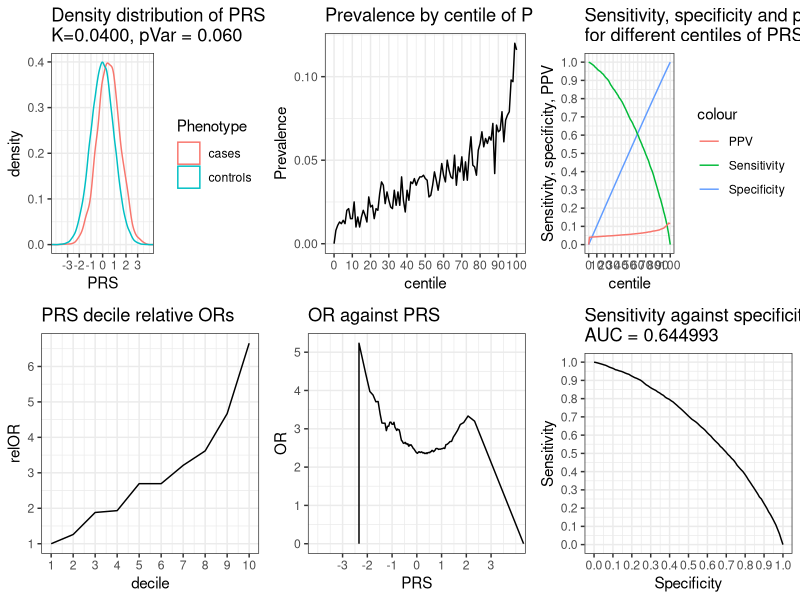
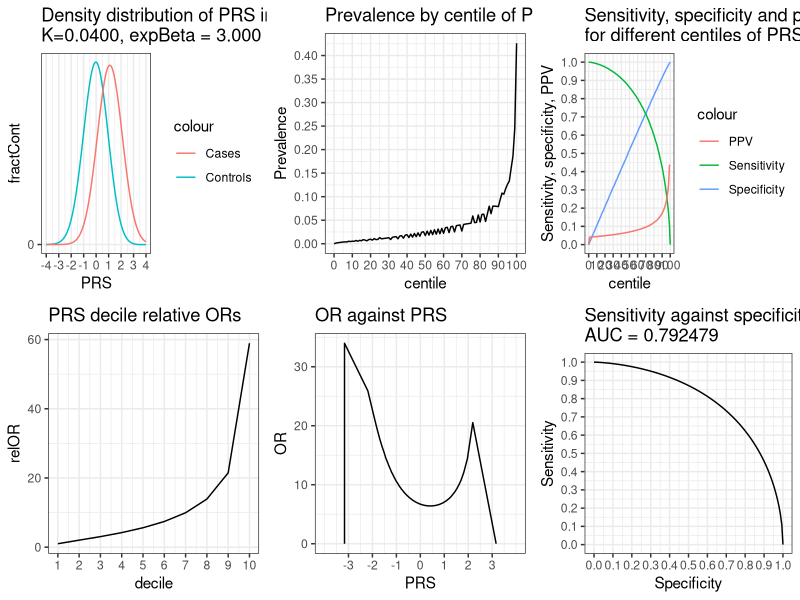

Reproduce these figures in R, in order.
# Model PRS etc contributing to variance in liability threshold model or using relative risk
# Copyright 2019 David Curtis

# Update from code used in this paper:
# https://www.preprints.org/manuscript/201810.0171/v1

# This version models the PRS in two different ways

# The first is for a liability threshold model, as described in the paper
# For this, set nSub sample size, pVar proportion of variance captured by PRS and K, proportion of cases in population

# The second way assumes that the PRS has a linear effect on log of relative risk, close to logistic regression model
# For this, set expBeta which is the increase in relative risk associated with 1 unit increase in PRS
# Throughout, I have pretended that the odds ratio is the same as the risk ratio and refer to OR rather than RR
# I reckon this is good enough for a relatively rare trait and much easier to work with

library(ggplot2)

# Set these variables to the values you want

nSub=100000 # number of subjects to simulate
pVar=0.06 # proportion of variance explained
K=0.04 # prevalence
expBeta=3 # relative risk increase associated with 1 SD increase in PRS

# multiplot from Cookbook for R - http://www.cookbook-r.com/Graphs/Multiple_graphs_on_one_page_(ggplot2)/
multiplot <- function(..., plotlist=NULL, file, cols=1, layout=NULL) {
  library(grid)
  
  # Make a list from the ... arguments and plotlist
  plots <- c(list(...), plotlist)
  
  numPlots = length(plots)
  
  # If layout is NULL, then use 'cols' to determine layout
  if (is.null(layout)) {
    # Make the panel
    # ncol: Number of columns of plots
    # nrow: Number of rows needed, calculated from # of cols
    layout <- matrix(seq(1, cols * ceiling(numPlots/cols)),
                     ncol = cols, nrow = ceiling(numPlots/cols))
  }
  
  if (numPlots==1) {
    print(plots[[1]])
    
  } else {
    # Set up the page
    grid.newpage()
    pushViewport(viewport(layout = grid.layout(nrow(layout), ncol(layout))))
    
    # Make each plot, in the correct location
    for (i in 1:numPlots) {
      # Get the i,j matrix positions of the regions that contain this subplot
      matchidx <- as.data.frame(which(layout == i, arr.ind = TRUE))
      
      print(plots[[i]], vp = viewport(layout.pos.row = matchidx$row,
                                      layout.pos.col = matchidx$col))
    }
  }
}

set.seed(1)
lT=qnorm(1-K)
sP=sqrt(pVar)
sR=sqrt(1-pVar)
subs=data.frame(matrix(0, ncol = 8, nrow =nSub))
colnames(subs)=c("rawP","PRS","Residual","Liability","Phenotype","Specificity","Sensitivity","PPV")
subs$rawP=rnorm(nSub,sd=sP)
subs$Residual=rnorm(nSub,sd=sR)
subs$Liability=subs$rawP+subs$Residual
subs$PRS=subs$rawP/sP
subs$Phenotype[subs$Liability<lT]="controls"
subs$Phenotype[subs$Liability>=lT]="cases"
subs=subs[order(subs$PRS),]
l <- vector("list", 6)
t=sprintf("Distribution of liability in cases and controls,\nK = %.4f, liability threshold = %.2f",K,lT)
lFreq=ggplot(subs, aes(x=Liability,color=Phenotype)) + geom_freqpoly(binwidth=0.05) + theme_bw() +
  theme(axis.text.y=element_blank(),axis.ticks.y=element_blank()) +
  ggtitle(t) + scale_x_continuous(breaks = seq(-3,3,by =1)) + coord_cartesian(xlim=c(-4,4))
t=sprintf("Frequency distribution of PRS in cases and controls,\nK=%.4f, pVar = %.3f",K,pVar)
pFreq=ggplot(subs, aes(x=PRS,color=Phenotype)) + geom_freqpoly(binwidth=0.1) + theme_bw() +
  theme(axis.text.y=element_blank(),axis.ticks.y=element_blank()) +
  ggtitle(t) + scale_x_continuous(breaks = seq(-3,3,by =1))  + coord_cartesian(xlim=c(-4,4))
t=sprintf("Density distribution of PRS in cases and controls,\nK=%.4f, pVar = %.3f",K,pVar)
pDist=ggplot(subs, aes(x=PRS,color=Phenotype)) + geom_density() + theme_bw() +
  ggtitle(t) + scale_x_continuous(breaks = seq(-3,3,by =1))  + coord_cartesian(xlim=c(-4,4))
centiles=data.frame(matrix(0, ncol = 10, nrow =101))
colnames(centiles)=c("centile","PRS","controls","cases","Prevalence","Specificity","Sensitivity","PPV","AUC","OR")
centiles$centile=(0:100)
hundredth=nSub/100
totControl=0
totCase=0
for (r in 2:101)
{
  centiles$PRS[r]=subs$PRS[nSub/100*(r-1)]
  part=subs$Phenotype[(hundredth*(centiles$centile[r]-1)+1):(hundredth*(centiles$centile[r]))]
  nControl=length(which(part=="controls"))
  centiles$controls[r]=nControl
  totControl=totControl+nControl
  nCase=length(which(part=="cases"))
  centiles$cases[r]=nCase
  totCase=totCase+nCase
}
centiles$cases[1]=0
centiles$controls[1]=hundredth
centiles$PRS[1]=centiles$PRS[2]
controlsSoFar=0
casesSoFar=0
centiles$Prevalence=centiles$cases/hundredth
totAUC=0
tCase=0.25
tControl=0.25
tOR=3
for (r in 2:101)
{
  controlsSoFar=controlsSoFar+centiles$controls[r]
  casesSoFar=casesSoFar+centiles$cases[r]
  centiles$Specificity[r]=controlsSoFar/totControl
  centiles$Sensitivity[r]=1-casesSoFar/totCase
  if ((1-centiles$Sensitivity[r])>tCase) {
    m=sprintf("Quartile for cases finishes at %d th centile",r)
    print(m)
    tCase=tCase+0.25
  }
  if (centiles$Specificity[r]>tControl) {
    m=sprintf("Quartile for controls finishes at %d th centile",r)
    print(m)
    tControl=tControl+0.25
  }

    AUC=(centiles$Sensitivity[r-1]+centiles$Sensitivity[r])*0.5*(centiles$Specificity[r]-centiles$Specificity[r-1])
    centiles$AUC[r]=AUC
    totAUC=totAUC+AUC
    centiles$PPV[r]=(totCase-casesSoFar)/((totCase-casesSoFar)+(totControl-controlsSoFar))
    if (r<101) {
      centiles$OR[r]=(totCase-casesSoFar)/(totControl-controlsSoFar)/(casesSoFar/controlsSoFar)
      if (centiles$OR[r]>tOR && r>50) {
        m=sprintf("OR reaches %d at %d th centile",tOR,r)
        print(m)
        tOR=tOR+1
      }
  }
}
centiles$AUC[1]=0
centiles$Specificity[1]=0
centiles$Sensitivity[1]=1
centiles$PPV[101]=centiles$PPV[100]

deciles=data.frame(matrix(0, ncol = 5, nrow =10))
colnames(deciles)=c("decile","PRS","controls","cases","relOR")
deciles$decile=(1:10)
for (r in 1:10)
{
  deciles$PRS[r]=centiles$PRS[(r-1)*10+6]
  deciles$controls[r]=0
  deciles$cases[r]=0
  for (rr in 1:10)
  {
    deciles$controls[r]=deciles$controls[r]+centiles$controls[(r-1)*10+1+rr]
    deciles$cases[r]=deciles$cases[r]+centiles$cases[(r-1)*10+1+rr]
  }
  if (r==1) {
    baseOdds=deciles$cases[r]/deciles$controls[r]
  }
  deciles$relOR[r]=(deciles$cases[r]/deciles$controls[r])/baseOdds
}

t=sprintf("PRS decile relative ORs")
decOR=ggplot(deciles,aes(decile,relOR)) + geom_line() + theme_bw() +
  scale_x_continuous(breaks = seq(1,10,by=1)) + 
  ggtitle(t)
t=sprintf("OR against PRS")
OR=ggplot(centiles,aes(PRS,OR)) + geom_line() + theme_bw() +
  scale_x_continuous(breaks = seq(-3,3,by=1))  + 
  coord_cartesian(xlim=c(-4,4)) +
  ggtitle(t)
t=sprintf("Prevalence by centile of PRS")
Prevalence=ggplot(centiles,aes(centile,Prevalence)) + geom_line() + theme_bw() +
  scale_x_continuous(breaks = seq(0,100,by =10)) + 
  scale_y_continuous(breaks = seq(0,1,by =0.05)) +
  ggtitle(t)
t=sprintf("Sensitivity, specificity and positive predictive value\nfor different values of PRS")
SpecSens=ggplot(centiles,aes(PRS)) + 
  geom_line(aes(y=Specificity,colour="Specificity")) + 
  geom_line(aes(y=Sensitivity,colour="Sensitivity")) + 
  geom_line(aes(y=PPV,colour="PPV")) + 
  ggtitle(t) + 
  scale_x_continuous(breaks = seq(-3,3,by =1))  + 
  coord_cartesian(xlim=c(-4,4)) +
  scale_y_continuous(breaks = seq(0,1,by =0.1)) +
  ylab("Sensitivity, specificity, PPV") +
  theme_bw()
t=sprintf("Sensitivity, specificity and positive predictive value\nfor different centiles of PRS")
SpecSensCent=ggplot(centiles,aes(centile)) + 
  geom_line(aes(y=Specificity,colour="Specificity")) + 
  geom_line(aes(y=Sensitivity,colour="Sensitivity")) + 
  geom_line(aes(y=PPV,colour="PPV")) + 
  ggtitle(t) + scale_x_continuous(breaks = seq(-3,3,by =1))  + 
  scale_x_continuous(breaks = seq(0,100,by =10)) + 
  scale_y_continuous(breaks = seq(0,1,by =0.1)) +
  ylab("Sensitivity, specificity, PPV") +
  theme_bw()
t=sprintf("Sensitivity against specificity,\nAUC = %f",totAUC)
ROC=ggplot(centiles,aes(Specificity,Sensitivity)) + geom_line() + theme_bw() +
  scale_x_continuous(breaks = seq(0,1,by =0.1)) + 
  scale_y_continuous(breaks = seq(0,1,by =0.1)) +
  ggtitle(t)
# l[[1]]=lFreq
# l[[1]]=pFreq
l[[1]]=pDist
l[[2]]=decOR
l[[3]]=Prevalence
l[[4]]=OR
l[[5]]=SpecSensCent
l[[6]]=ROC
multiplot(plotlist=l,cols=3)

beta=log(expBeta)
risks=data.frame(matrix(0, ncol = 9, nrow =801))
colnames(risks)=c("PRS","Density","caseProportion","Risk","fractCont","fractCase","Specificity","Sensitivity","PPV")
risks$PRS=(-400:400)/100
risks$Density=dnorm(risks$PRS)
risks$caseProportion=exp(risks$PRS*beta)*risks$Density*0.01
expAlpha=K/sum(risks$caseProportion)
risks$Risk=exp(risks$PRS*beta)*expAlpha
risks$fractCont=risks$Density*0.01*(1-risks$Risk)/(1-K)
risks$fractCase=risks$Density*0.01*risks$Risk/K
t=sprintf("Density distribution of PRS in cases and controls,\nK=%.4f, expBeta = %.3f",K,expBeta)
pDistRisk=ggplot(risks, aes(PRS)) +
  geom_line(aes(y=fractCont,colour="Controls")) + 
  geom_line(aes(y=fractCase,colour="Cases")) + 
  ggtitle(t) + 
  scale_x_continuous(breaks = seq(-4,4,by =1))  + 
  coord_cartesian(xlim=c(-4,4)) +
  scale_y_continuous(breaks = seq(0,1,by =0.1)) +
  theme_bw()

totControl=nSub*(1-K)
totCase=nSub*K
totPercent=0
lastr=1
nControl=0
nCase=0
thisPercent=0
rr=2
for (r in 2:801)
{
  nControl=nControl+risks$fractCont[r]*(1-K)*nSub
  nCase=nCase+risks$fractCase[r]*K*nSub
  thisPercent=thisPercent+risks$Density[r]*0.01
  if (thisPercent>=0.01 || r==801) {
   centiles$controls[rr]=nControl
   centiles$cases[rr]=nCase
   centiles$PRS[rr]=(risks$PRS[lastr]+risks$PRS[r])/2
   lastr=r
   rr=rr+1
   totPercent=totPercent+0.01
   thisPercent=thisPercent-0.01
   nControl=0
   nCase=0
  }
}

centiles$cases[1]=0
centiles$controls[1]=hundredth
centiles$PRS[1]=centiles$PRS[2]
controlsSoFar=0
casesSoFar=0
centiles$Prevalence=centiles$cases/hundredth
totAUC=0
tCase=0.25
tControl=0.25
tOR=3
for (r in 2:101)
{
  controlsSoFar=controlsSoFar+centiles$controls[r]
  casesSoFar=casesSoFar+centiles$cases[r]
  centiles$Specificity[r]=controlsSoFar/totControl
  centiles$Sensitivity[r]=1-casesSoFar/totCase
  if ((1-centiles$Sensitivity[r])>tCase) {
    m=sprintf("Quartile for cases finishes at %d th centile",r)
    print(m)
    tCase=tCase+0.25
  }
  if (centiles$Specificity[r]>tControl) {
    m=sprintf("Quartile for controls finishes at %d th centile",r)
    print(m)
    tControl=tControl+0.25
  }

    AUC=(centiles$Sensitivity[r-1]+centiles$Sensitivity[r])*0.5*(centiles$Specificity[r]-centiles$Specificity[r-1])
    centiles$AUC[r]=AUC
    totAUC=totAUC+AUC
    centiles$PPV[r]=(totCase-casesSoFar)/((totCase-casesSoFar)+(totControl-controlsSoFar))
    if (r<101) {
      centiles$OR[r]=(totCase-casesSoFar)/(totControl-controlsSoFar)/(casesSoFar/controlsSoFar)
      if (centiles$OR[r]>tOR && r>50) {
        m=sprintf("OR reaches %d at %d th centile",tOR,r)
        print(m)
        tOR=tOR+1
      }
  }
}
centiles$AUC[1]=0
centiles$Specificity[1]=0
centiles$Sensitivity[1]=1
centiles$PPV[101]=centiles$PPV[100]

deciles=data.frame(matrix(0, ncol = 5, nrow =10))
colnames(deciles)=c("decile","PRS","controls","cases","relOR")
deciles$decile=(1:10)
for (r in 1:10)
{
  deciles$PRS[r]=centiles$PRS[(r-1)*10+6]
  deciles$controls[r]=0
  deciles$cases[r]=0
  for (rr in 1:10)
  {
    deciles$controls[r]=deciles$controls[r]+centiles$controls[(r-1)*10+1+rr]
    deciles$cases[r]=deciles$cases[r]+centiles$cases[(r-1)*10+1+rr]
  }
  if (r==1) {
    baseOdds=deciles$cases[r]/deciles$controls[r]
  }
  deciles$relOR[r]=(deciles$cases[r]/deciles$controls[r])/baseOdds
}

t=sprintf("PRS decile relative ORs")
decORRisk=ggplot(deciles,aes(decile,relOR)) + geom_line() + theme_bw() +
  scale_x_continuous(breaks = seq(1,10,by=1)) + 
  ggtitle(t)
t=sprintf("OR against PRS")
ORRisk=ggplot(centiles,aes(PRS,OR)) + geom_line() + theme_bw() +
  scale_x_continuous(breaks = seq(-3,3,by=1))  + 
  coord_cartesian(xlim=c(-4,4)) +
  ggtitle(t)
t=sprintf("Prevalence by centile of PRS")
PrevalenceRisk=ggplot(centiles,aes(centile,Prevalence)) + geom_line() + theme_bw() +
  scale_x_continuous(breaks = seq(0,100,by =10)) + 
  scale_y_continuous(breaks = seq(0,1,by =0.05)) +
  ggtitle(t)
t=sprintf("Sensitivity, specificity and positive predictive value\nfor different values of PRS")
SpecSensRisk=ggplot(centiles,aes(PRS)) + 
  geom_line(aes(y=Specificity,colour="Specificity")) + 
  geom_line(aes(y=Sensitivity,colour="Sensitivity")) + 
  geom_line(aes(y=PPV,colour="PPV")) + 
  ggtitle(t) + 
  scale_x_continuous(breaks = seq(-3,3,by =1))  + 
  coord_cartesian(xlim=c(-4,4)) +
  scale_y_continuous(breaks = seq(0,1,by =0.1)) +
  ylab("Sensitivity, specificity, PPV") +
  theme_bw()
t=sprintf("Sensitivity, specificity and positive predictive value\nfor different centiles of PRS")
SpecSensCentRisk=ggplot(centiles,aes(centile)) + 
  geom_line(aes(y=Specificity,colour="Specificity")) + 
  geom_line(aes(y=Sensitivity,colour="Sensitivity")) + 
  geom_line(aes(y=PPV,colour="PPV")) + 
  ggtitle(t) + scale_x_continuous(breaks = seq(-3,3,by =1))  + 
  scale_x_continuous(breaks = seq(0,100,by =10)) + 
  scale_y_continuous(breaks = seq(0,1,by =0.1)) +
  ylab("Sensitivity, specificity, PPV") +
  theme_bw()
t=sprintf("Sensitivity against specificity,\nAUC = %f",totAUC)
ROCRisk=ggplot(centiles,aes(Specificity,Sensitivity)) + geom_line() + theme_bw() +
  scale_x_continuous(breaks = seq(0,1,by =0.1)) + 
  scale_y_continuous(breaks = seq(0,1,by =0.1)) +
  ggtitle(t)
r <- vector("list", 6)
r[[1]]=pDistRisk
r[[2]]=decORRisk
r[[3]]=PrevalenceRisk
r[[4]]=ORRisk
r[[5]]=SpecSensCentRisk
r[[6]]=ROCRisk
dev.new()
multiplot(plotlist=r,cols=3)
